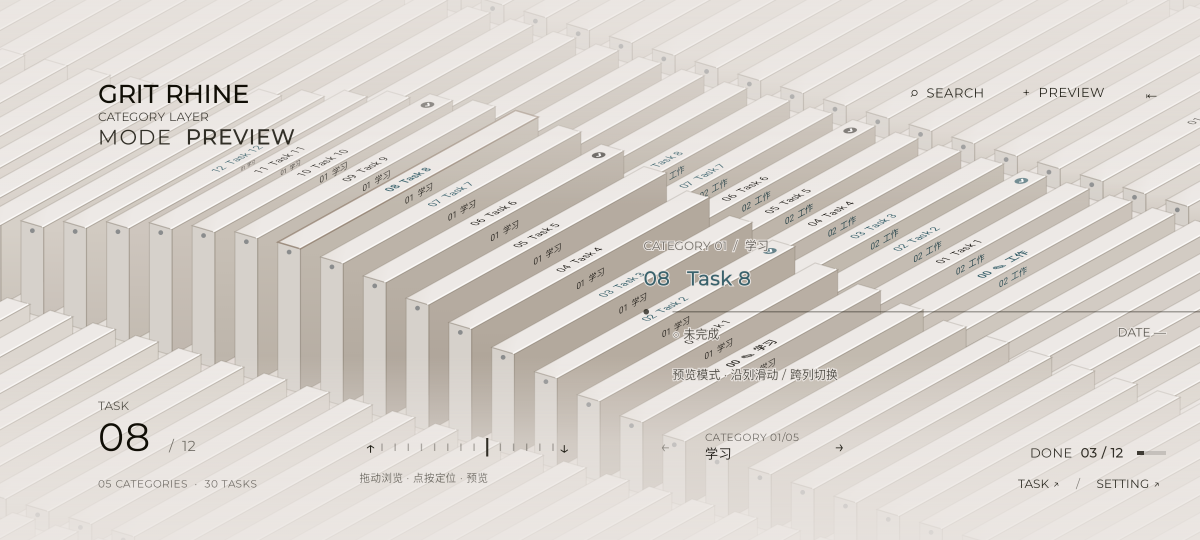
#> input picture docs/创建Rhine/交付/阶段07/01-category-default-v1.png, 2400 x 1080 px (shown at 1/2 size); its folder holds only this picture in this run
$ python '媒体审阅.py'
#> lines starting #> are read from the running program, lines starting #| are printed output that depends on the picture
from pathlib import Path
import subprocess,json,re
from PIL import Image,ImageDraw
out=Path(__file__).resolve().parent
ffmpeg='/tmp/rhine07-media/bin/ffmpeg'
review=out/'review';review.mkdir(exist_ok=True)
metadata={}
for video in sorted(out.glob('*.mp4')):
    probe=subprocess.run([ffmpeg,'-hide_banner','-i',str(video)],capture_output=True,text=True)
    duration=re.search(r'Duration: (\d+):(\d+):([\d.]+)',probe.stderr)
    seconds=int(duration[1])*3600+int(duration[2])*60+float(duration[3])
    decoded=subprocess.run([ffmpeg,'-hide_banner','-i',str(video),'-f','null','-'],capture_output=True,text=True,check=True)
    (out/'logs'/(video.stem+'-decode.txt')).write_text(decoded.stderr)
    raw=subprocess.check_output([ffmpeg,'-v','error','-i',str(video),'-vf','fps=4,scale=600:270','-f','rawvideo','-pix_fmt','rgb24','pipe:1'])
    size=600*270*3;total=len(raw)//size
    for offset in range(0,total,16):
        sheet=Image.new('RGB',(2400,1200),'#eee8df');draw=ImageDraw.Draw(sheet)
        for j,i in enumerate(range(offset,min(offset+16,total))):
            frame=Image.frombytes('RGB',(600,270),raw[i*size:(i+1)*size]);x=j%4*600;y=j//4*300
            sheet.paste(frame,(x,y));draw.text((x+8,y+275),f'{video.name}: {i/4:.2f}s',fill='black')
        sheet.save(review/(video.stem+f'-review-{offset//16+1:02}.jpg'))
    actions=json.loads(video.with_name(video.stem+'-actions.json').read_text())
    assert actions[-1]['end'] < seconds + 3, (video.name, actions[-1], seconds)
    # Host monotonic timestamps and encoder first-frame PTS have different origins.
    # Final-state visibility is checked on the continuous frame sheets.
    metadata[video.name]={'seconds':seconds,'samples4fps':total,'lastActionEnd':actions[-1]['end'],'wholeVideoDecoded':True}
    print(video.name,metadata[video.name],flush=True)
(out/'录屏元数据.json').write_text(json.dumps(metadata,ensure_ascii=False,indent=2))
files=sorted(p for p in out.glob('*.png') if 'overlay' not in p.name)
for offset in range(0,len(files),4):
    sheet=Image.new('RGB',(1600,820),'#eee8df');draw=ImageDraw.Draw(sheet)
#> after `sheet = Image.new('RGB', (1600, 820), '#eee8df')`:
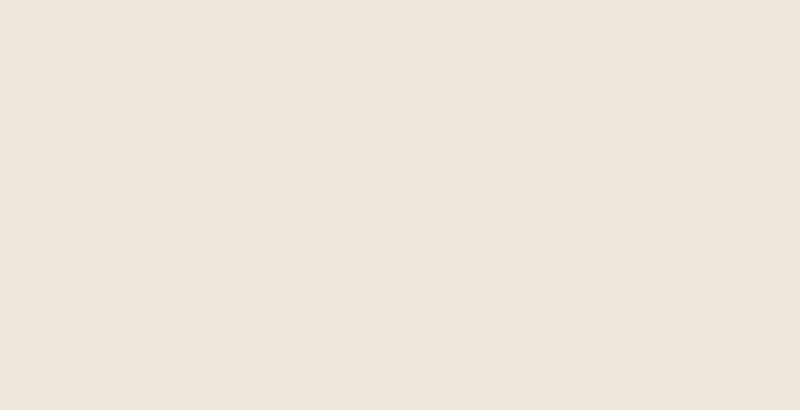
#> sheet: PIL image 1600x820 RGB (shown at 1/2 size); mean R, G, B 238, 232, 223
    for j,p in enumerate(files[offset:offset+4]):
        im=Image.open(p).convert('RGB');im.thumbnail((800,360));x=j%2*800;y=j//2*410;sheet.paste(im,(x,y));draw.text((x+8,y+365),p.name,fill='black')
#> after `im.thumbnail((800, 360))`:
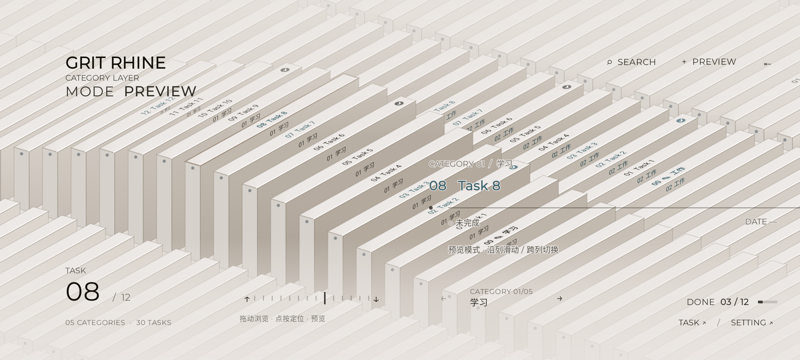
#> im: PIL image 800x360 RGB; mean R, G, B 219.4, 213.9, 208.3
#> after `sheet.paste(im, (x, y))`:
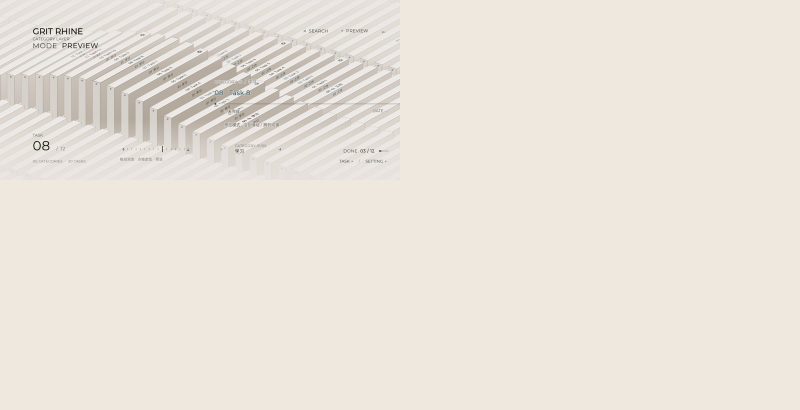
#> sheet: PIL image 1600x820 RGB (shown at 1/2 size); mean R, G, B 233.9, 228, 219.8
    sheet.save(review/f'screenshots-{offset//4+1:02}.jpg')
# Auxiliary reference overlay only. Original Android screen is kept untouched.
if (out/'17-standard-16x9-v1.png').exists():
    screen=Image.open(out/'17-standard-16x9-v1.png').convert('RGBA')
    ref=Image.open(out.parents[2]/'Rhine_reference.png').convert('RGBA').crop((7,12,1370,779)).resize(screen.size)
    Image.blend(screen,ref,.5).save(out/'26-reference-overlay-v1.png')
    (out/'参考叠图说明.txt').write_text('参考有效区(7,12,1370,779)对齐至16:9原图17：-> '+str(screen.size)+'；50%混合；辅助构图检查，原始截图17未修改。')

$ run again, on docs/创建Rhine/交付/阶段07/07-create-task-v1.png
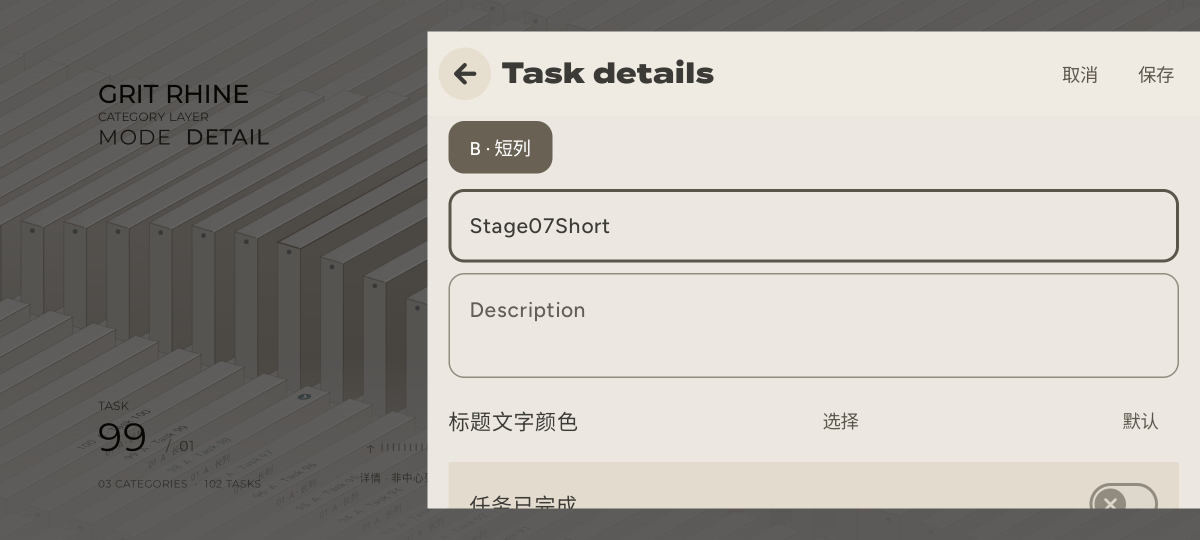
#> input picture docs/创建Rhine/交付/阶段07/07-create-task-v1.png, 2400 x 1080 px (shown at 1/2 size)
#> `im.thumbnail((800, 360))`:
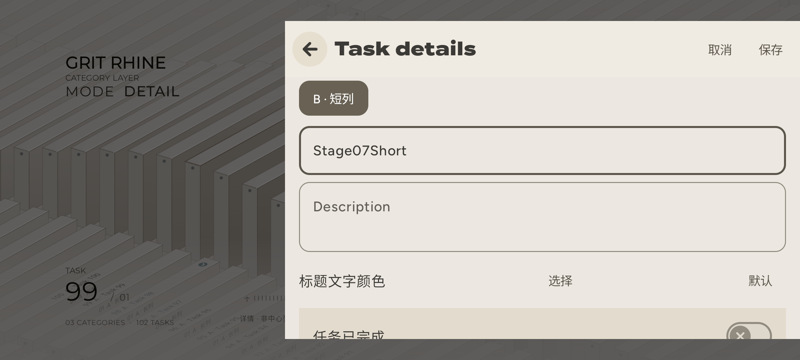
#> im: PIL image 800x360 RGB; mean R, G, B 168.5, 165, 159.5
#> `sheet.paste(im, (x, y))`:
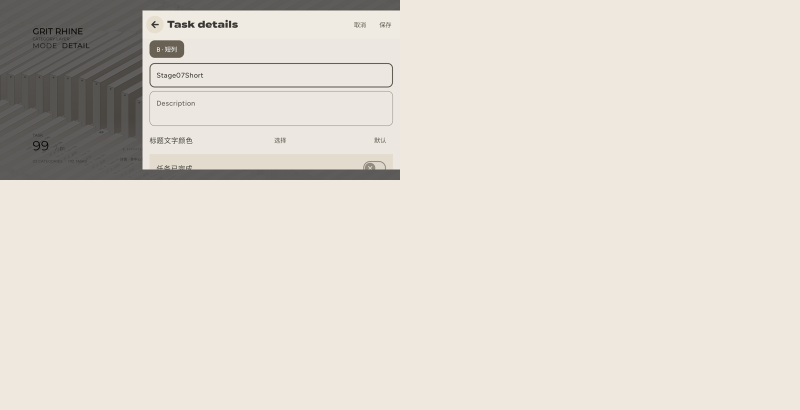
#> sheet: PIL image 1600x820 RGB (shown at 1/2 size); mean R, G, B 222.7, 217.3, 209.1
